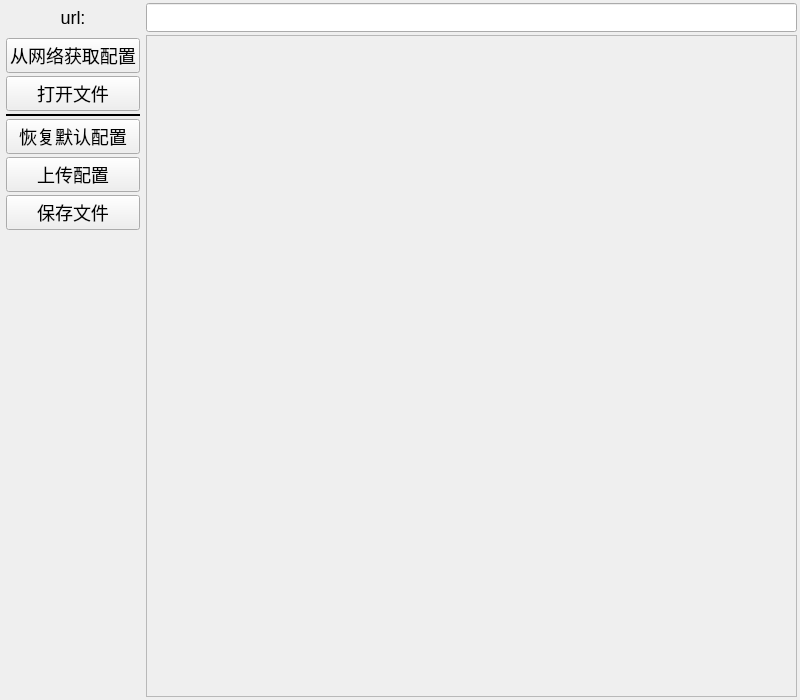
<?xml version="1.0" encoding="UTF-8"?>
<ui version="4.0">
 <class>MainWindow</class>
 <widget class="QMainWindow" name="MainWindow">
  <property name="geometry">
   <rect>
    <x>0</x>
    <y>0</y>
    <width>800</width>
    <height>700</height>
   </rect>
  </property>
  <property name="windowTitle">
   <string>配置编辑</string>
  </property>
  <property name="styleSheet">
   <string notr="true">*{font: 18px;}</string>
  </property>
  <widget class="QWidget" name="centralWidget">
   <layout class="QGridLayout" name="gridLayout_2">
    <property name="leftMargin">
     <number>3</number>
    </property>
    <property name="topMargin">
     <number>3</number>
    </property>
    <property name="rightMargin">
     <number>3</number>
    </property>
    <property name="bottomMargin">
     <number>3</number>
    </property>
    <property name="spacing">
     <number>3</number>
    </property>
    <item row="1" column="0">
     <widget class="QWidget" name="widget" native="true">
      <property name="minimumSize">
       <size>
        <width>100</width>
        <height>0</height>
       </size>
      </property>
      <property name="maximumSize">
       <size>
        <width>200</width>
        <height>16777215</height>
       </size>
      </property>
      <layout class="QGridLayout" name="gridLayout">
       <property name="leftMargin">
        <number>3</number>
       </property>
       <property name="topMargin">
        <number>3</number>
       </property>
       <property name="rightMargin">
        <number>3</number>
       </property>
       <property name="bottomMargin">
        <number>3</number>
       </property>
       <property name="spacing">
        <number>3</number>
       </property>
       <item row="4" column="0" colspan="2">
        <widget class="QPushButton" name="bt_return_dft">
         <property name="text">
          <string>恢复默认配置</string>
         </property>
        </widget>
       </item>
       <item row="5" column="0" colspan="2">
        <widget class="QPushButton" name="bt_upload_cfg">
         <property name="text">
          <string>上传配置</string>
         </property>
        </widget>
       </item>
       <item row="2" column="0" colspan="2">
        <widget class="QPushButton" name="bt_openfile">
         <property name="text">
          <string>打开文件</string>
         </property>
        </widget>
       </item>
       <item row="1" column="0" colspan="2">
        <widget class="QPushButton" name="bt_getfromhttp">
         <property name="text">
          <string>从网络获取配置</string>
         </property>
        </widget>
       </item>
       <item row="7" column="1">
        <spacer name="verticalSpacer_2">
         <property name="orientation">
          <enum>Qt::Vertical</enum>
         </property>
         <property name="sizeHint" stdset="0">
          <size>
           <width>20</width>
           <height>40</height>
          </size>
         </property>
        </spacer>
       </item>
       <item row="3" column="0" colspan="2">
        <widget class="QLabel" name="label_3">
         <property name="maximumSize">
          <size>
           <width>16777215</width>
           <height>2</height>
          </size>
         </property>
         <property name="styleSheet">
          <string notr="true">*{background-color: rgb(0, 0, 0);}</string>
         </property>
         <property name="text">
          <string/>
         </property>
        </widget>
       </item>
       <item row="6" column="0" colspan="2">
        <widget class="QPushButton" name="bt_save_file">
         <property name="text">
          <string>保存文件</string>
         </property>
        </widget>
       </item>
      </layout>
     </widget>
    </item>
    <item row="1" column="1">
     <widget class="QScrollArea" name="scrollArea">
      <property name="sizePolicy">
       <sizepolicy hsizetype="Expanding" vsizetype="Expanding">
        <horstretch>0</horstretch>
        <verstretch>0</verstretch>
       </sizepolicy>
      </property>
      <property name="minimumSize">
       <size>
        <width>320</width>
        <height>0</height>
       </size>
      </property>
      <property name="widgetResizable">
       <bool>true</bool>
      </property>
      <widget class="QWidget" name="scrollAreaWidgetContents">
       <property name="geometry">
        <rect>
         <x>0</x>
         <y>0</y>
         <width>649</width>
         <height>664</height>
        </rect>
       </property>
      </widget>
     </widget>
    </item>
    <item row="0" column="1">
     <widget class="QLineEdit" name="le_url"/>
    </item>
    <item row="0" column="0">
     <widget class="QLabel" name="label_2">
      <property name="font">
       <font>
        <pointsize>-1</pointsize>
        <weight>50</weight>
        <italic>false</italic>
        <bold>false</bold>
       </font>
      </property>
      <property name="text">
       <string>url:</string>
      </property>
      <property name="alignment">
       <set>Qt::AlignCenter</set>
      </property>
     </widget>
    </item>
   </layout>
  </widget>
 </widget>
 <layoutdefault spacing="6" margin="11"/>
 <resources/>
 <connections/>
</ui>
